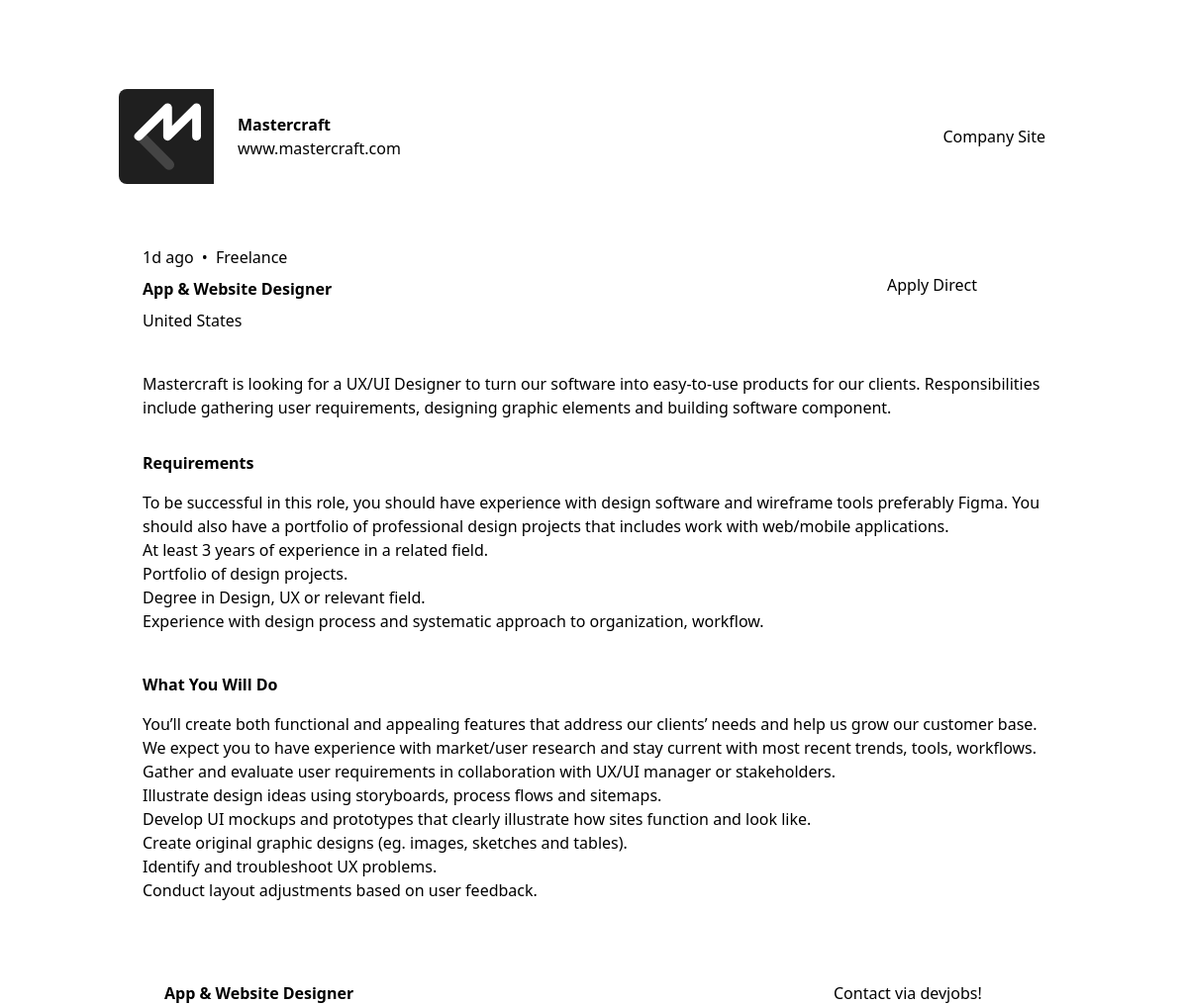
/jobs/96a68e0a-7bc8-4615-bb87-a4f48bb14a27, run on the app's committed database.
### jobs/models.py (models this page shows, shortened)
class Job(models.Model):
  uuid = models.UUIDField(primary_key=True, default=uuid.uuid4)
  position = models.CharField(max_length=255, blank=False)
  posted_at = models.DateField()
  contract = models.CharField(max_length=255, choices=CONTRACT_TYPES, verbose_name="Contract type",default="full_time")
  location = models.CharField(max_length=255, verbose_name="Job location", blank=False)
  company = models.ForeignKey(Company, on_delete=models.CASCADE, related_name="jobs")
  apply = models.URLField(max_length=255, verbose_name="Application URL", blank=False)
  description = CKEditor5Field('Job description', config_name='extends', blank=False)
  requirements = CKEditor5Field('Job requirements', config_name='extends', blank=False)
  role = CKEditor5Field('Role details', config_name='extends', blank=False)

class Company(models.Model):
  class Meta:
    verbose_name_plural = "companies"
  uuid = models.UUIDField(primary_key=True, default=uuid.uuid4)
  company_name = models.CharField(max_length=255)
  logo = models.FileField(upload_to='logos/')
  company_color = models.CharField(
        max_length=7,
        validators=[
            RegexValidator(
                regex='^#[0-9A-Fa-f]{6}$',
                message='Hex value must be in the format #XXXXXX',
                code='invalid_hex_value'
            )
        ]
    )
  website = models.URLField(max_length=255)

### jobs/views.py (the view)
# urls.py: path("jobs/<uuid:pk>", JobsDetail.as_view(), name="job"),
class JobsDetail(DetailView):
  template_name = "jobs/jobDetail.html"
  model = Job
  context_object_name = 'job'
  def get_queryset(self):
    job_id = self.kwargs['pk']
    queryset = Job.objects.filter(uuid=job_id)
    return queryset
  def get_context_data(self, **kwargs):
      context = super().get_context_data(**kwargs)
      queryset = self.get_queryset()[0]
      queryset.job.delta_days = timezone.now().date() - queryset.posted_at
      delta = timezone.now().date() - queryset.posted_at
      context['delta_days'] = delta.days
      context['company_domain'] = urlparse(queryset.company.website).netloc
      context['footer'] = True
      return context

### templates/jobs/jobDetail.html
{% extends "base.html" %}
{% block content %}
  <div class="relative top-[-20px] lg:top-[-30px] h-24 w-[95%] lg:w-4/5 mx-auto flex bg-white dark:bg-veryDarkBlue rounded-lg">
    <div style="background-color:{{ job.company.company_color }}"
         class="h-24 w-24 flex justify-center items-center rounded-l-lg">
      <img src="/media/{{ job.company.logo }}"
           alt="{{ job.company.company_name }} logo"
           width="70"
           height="70">
    </div>
    <div class="flex grow justify-between items-center px-6">
      <div>
        <h2 class="font-semibold dark:text-white">{{ job.company.company_name }}</h2>
        <p>{{ company_domain }}</p>
      </div>
      <a class="btn-secondary"
         href="https://www.example.com/{{ job.company.company_name }}"
         target="_blank">Company Site</a>
    </div>
  </div>
  <div class="w-[95%] lg:w-4/5 mx-auto mb-8 flex flex-col bg-white dark:bg-veryDarkBlue p-6 rounded-lg">
    <div class="flex flex-col md:flex-row justify-between md:items-center mb-8 md:mb-0">
      <div class="mt-2 mb-4 md:mb-6">
        {% if delta_days == 0 %}
          <p class="mb-2">
            Today <span class="mx-1">•</span> {{ job.get_contract_display }}
          </p>
        {% else %}
          <p class="mb-2">
            {{ delta_days }}d ago <span class="mx-1">•</span> {{ job.get_contract_display }}
          </p>
        {% endif %}
        <h1 class="mb-2 font-bold dark:text-white">{{ job.position }}</h1>
        <p>{{ job.location }}</p>
      </div>
      <a class="btn-primary h-12 w-full md:w-40"
         href="https://www.example.com/{{ job.company.company_name }}"
         target="_blank">Apply Direct</a>
    </div>
    <div class="flex flex-col gap-y-4">
      <p>{{ job.description | safe }}</p>
      <h2 class="font-bold dark:text-white">Requirements</h2>
      <div class="requirements mb-6">{{ job.requirements | safe }}</div>
      <h2 class="font-bold dark:text-white">What You Will Do</h2>
      <div class="role mb-6">{{ job.role | safe }}</div>
    </div>
  </div>
{% endblock content %}

### templates/jobs/partials/footer.html
{% if footer %}
  <footer class="w-full bg-white dark:bg-veryDarkBlue">
    <div class="w-[90%] lg:w-[75%] xl:w-[900px] mx-auto px-4 h-full flex justify-between items-center">
      <h2 class="font-bold dark:text-white">{{ job.position }}</h2>
      <a class="btn-primary w-48" href="{% url 'contact' job.uuid %}">Contact via devjobs!</a>
    </div>
  </footer>
{% endif %}

### data on the page
Job: company.logo (picture), company.company_name "Mastercraft", contract "Freelance", position "App & Website Designer", location "United States", description "Mastercraft is looking for a UX/UI Designer to turn our software into easy-to-use products for our clients. Responsibilities include gathering user requirements, designing graphic elements and building software component.", requirements "To be successful in this role, you should have experience with design software and wireframe tools preferably Figma. You should also have a portfolio of professional design projects that includes work with web/mobile applications. At least 3 years of experience in a related field. Portfolio of design projects. Degree in Design, UX or relevant field. Experience with design process and systematic approach to organization, workflow.", role "You’ll create both functional and appealing features that address our clients’ needs and help us grow our customer base. We expect you to have experience with market/user research and stay current with most recent trends, tools, workflows. Gather and evaluate user requirements in collaboration with UX/UI manager or stakeholders. Illustrate design ideas using storyboards, process flows and sitemaps. Develop UI mockups and prototypes that clearly illustrate how sites function and look like. Create original graphic designs (eg. images, sketches and tables). Identify and troubleshoot UX problems. Conduct layout adjustments based on user feedback."

### other printed values
{{ company_domain }} "www.mastercraft.com"
{{ delta_days }} "1"
